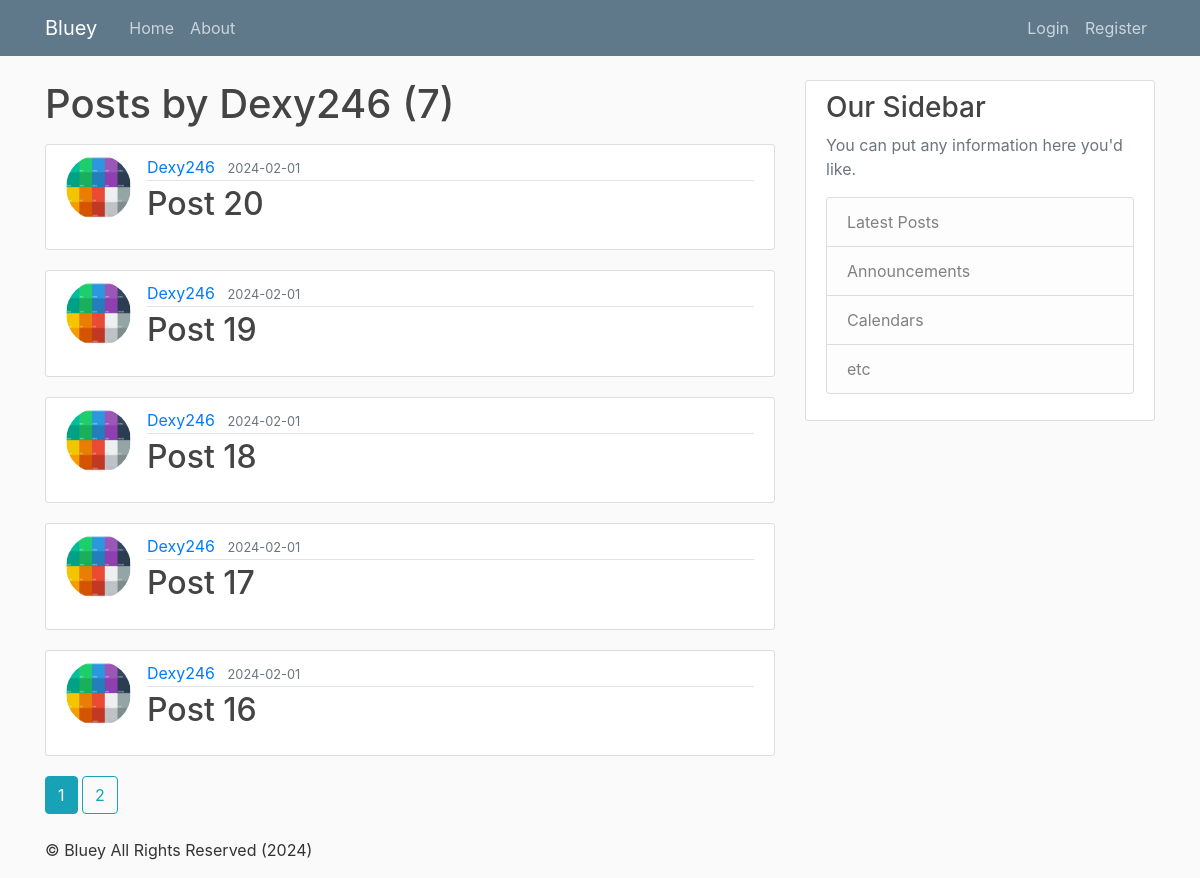
The page /user/Dexy246 on the database its author committed.
### Bluey_blog/models.py (models this page shows, shortened)
class User(db.Model, UserMixin):
    id = db.Column(db.Integer, primary_key=True)
    username = db.Column(db.String(20), unique=True, nullable=False)
    email = db.Column(db.String(120), unique=True, nullable=False)
    image_file = db.Column(db.String(20), nullable=False, default='main_default.jpg')
    password = db.Column(db.String(60), nullable=False)
    posts = db.relationship('Post', backref = 'author', lazy = True)
    comments = db.relationship('Comment', backref='author', lazy=True) # Update

class Post(db.Model):
    id = db.Column(db.Integer, primary_key=True)
    title = db.Column(db.String(100), nullable=False)
    date_posted = db.Column(db.DateTime, nullable=False, default=datetime.now(timezone.utc))
    user_id = db.Column(db.Integer, db.ForeignKey('user.id'), nullable=False)
    comments = db.relationship('Comment', backref='post', lazy=True)

### Bluey_blog/routes.py (the view)
@app.route("/user/<string:username>")
def user_posts(username):
    page = request.args.get('page', 1, type=int)
    user = User.query.filter_by(username=username).first_or_404() # Queries the database and filters by username and returns None if the user does not exist
    posts = Post.query.filter_by(author=user).order_by(Post.date_posted.desc()).paginate(per_page=5)
    return render_template('user_posts.html', posts = posts,  user= user)

### Bluey_blog/templates/user_posts.html (shortened to what this page needs)
{% extends "layout.html" %}
{% block content %}
    <h1 class="mb-3">Posts by {{ user.username }} ({{ posts.total }})</h1>
    {% for post in posts.items %}
    <article class="media content-section">
      <img class="rounded-circle article-img" src="{{ url_for('static', filename= 'profile_pics/' + post.author.image_file) }}">
        <div class="media-body">
          <div class="article-metadata">
            <a class="mr-2" href=" {{url_for( 'user_posts', username=post.author.username )}} ">{{ post.author.username}}</a>
            <small class="text-muted">{{ post.date_posted.strftime('%Y-%m-%d') }}</small>
          </div>
          <h2><a class="article-title" href="{{ url_for('post', post_id=post.id) }}">{{ post.title }}</a></h2>
        </div>
      </article>
    {% endfor %}
    {% for page_num in posts.iter_pages(left_edge=1, right_edge= 1, left_current=1, right_current=2 ) %}
      {% if page_num %}
        {% if posts.page == page_num %}
          <a class=" btn btn-info mb-4" href="{{ url_for('user_posts', username=user.username, page= page_num ) }}">{{ page_num }}</a>
        {% else %}
          <a class=" btn btn-outline-info mb-4" href="{{ url_for('user_posts', username=user.username, page= page_num ) }}">{{ page_num }}</a>
        {% endif %}
      {% else %}
        ...
      {% endif %}
    {% endfor %}
{% endblock content %}

### Bluey_blog/static/main.css (style rules this page uses)
body { background: #fafafa; color: #333333; margin-top: 5rem; }
h1, h2, h3, h4, h5, h6 { color: #444444; }
.content-section { background: #ffffff; padding: 10px 20px; border: 1px solid #dddddd; border-radius: 3px; margin-bottom: 20px; }
.article-title { color: #444444; }
.article-img { height: 65px; width: 65px; margin-right: 16px; }
.article-metadata { padding-bottom: 1px; margin-bottom: 4px; border-bottom: 1px solid #e3e3e3 }

### rows shown on the page
User: username "Dexy246"
Post: image_file (picture), author.username "Dexy246", date_posted "2024-02-01", title "Post 20"
Post: image_file (picture), author.username "Dexy246", date_posted "2024-02-01", title "Post 19"
Post: image_file (picture), author.username "Dexy246", date_posted "2024-02-01", title "Post 18"
Post: image_file (picture), author.username "Dexy246", date_posted "2024-02-01", title "Post 17"
Post: image_file (picture), author.username "Dexy246", date_posted "2024-02-01", title "Post 16"

### other values the page prints
{{ posts.total }} "7"
{{ page_num }} "1"
{{ page_num }} "2"
